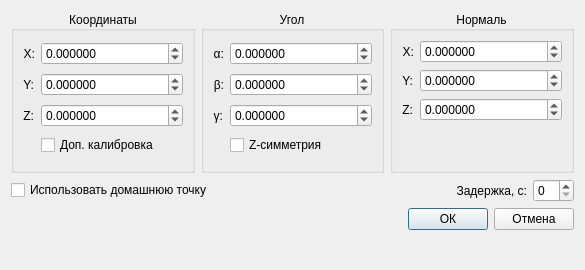
<?xml version="1.0" encoding="UTF-8"?>
<ui version="4.0">
 <class>CMoveBotTaskDialog</class>
 <widget class="QDialog" name="CMoveBotTaskDialog">
  <property name="geometry">
   <rect>
    <x>0</x>
    <y>0</y>
    <width>585</width>
    <height>270</height>
   </rect>
  </property>
  <property name="windowTitle">
   <string>Перемещение</string>
  </property>
  <layout class="QVBoxLayout" name="verticalLayout">
   <item>
    <layout class="QHBoxLayout" name="horizontalLayout">
     <item>
      <widget class="QGroupBox" name="gbPos">
       <property name="title">
        <string>Координаты</string>
       </property>
       <property name="alignment">
        <set>Qt::AlignCenter</set>
       </property>
       <layout class="QGridLayout" name="gridLayout">
        <item row="0" column="0">
         <widget class="QLabel" name="labelX">
          <property name="sizePolicy">
           <sizepolicy hsizetype="Maximum" vsizetype="Preferred">
            <horstretch>0</horstretch>
            <verstretch>0</verstretch>
           </sizepolicy>
          </property>
          <property name="text">
           <string>X:</string>
          </property>
          <property name="alignment">
           <set>Qt::AlignRight|Qt::AlignTrailing|Qt::AlignVCenter</set>
          </property>
         </widget>
        </item>
        <item row="0" column="1">
         <widget class="QDoubleSpinBox" name="dsbGlobalX">
          <property name="decimals">
           <number>6</number>
          </property>
          <property name="minimum">
           <double>-10000.000000000000000</double>
          </property>
          <property name="maximum">
           <double>10000.000000000000000</double>
          </property>
          <property name="singleStep">
           <double>0.100000000000000</double>
          </property>
         </widget>
        </item>
        <item row="1" column="0">
         <widget class="QLabel" name="labelY">
          <property name="sizePolicy">
           <sizepolicy hsizetype="Maximum" vsizetype="Preferred">
            <horstretch>0</horstretch>
            <verstretch>0</verstretch>
           </sizepolicy>
          </property>
          <property name="text">
           <string>Y:</string>
          </property>
          <property name="alignment">
           <set>Qt::AlignRight|Qt::AlignTrailing|Qt::AlignVCenter</set>
          </property>
         </widget>
        </item>
        <item row="1" column="1">
         <widget class="QDoubleSpinBox" name="dsbGlobalY">
          <property name="decimals">
           <number>6</number>
          </property>
          <property name="minimum">
           <double>-10000.000000000000000</double>
          </property>
          <property name="maximum">
           <double>10000.000000000000000</double>
          </property>
          <property name="singleStep">
           <double>0.100000000000000</double>
          </property>
         </widget>
        </item>
        <item row="2" column="0">
         <widget class="QLabel" name="labelZ">
          <property name="sizePolicy">
           <sizepolicy hsizetype="Maximum" vsizetype="Preferred">
            <horstretch>0</horstretch>
            <verstretch>0</verstretch>
           </sizepolicy>
          </property>
          <property name="text">
           <string>Z:</string>
          </property>
          <property name="alignment">
           <set>Qt::AlignRight|Qt::AlignTrailing|Qt::AlignVCenter</set>
          </property>
         </widget>
        </item>
        <item row="2" column="1">
         <widget class="QDoubleSpinBox" name="dsbGlobalZ">
          <property name="decimals">
           <number>6</number>
          </property>
          <property name="minimum">
           <double>-10000.000000000000000</double>
          </property>
          <property name="maximum">
           <double>10000.000000000000000</double>
          </property>
          <property name="singleStep">
           <double>0.100000000000000</double>
          </property>
         </widget>
        </item>
        <item row="3" column="1">
         <widget class="QCheckBox" name="checkCalib">
          <property name="text">
           <string>Доп. калибровка</string>
          </property>
         </widget>
        </item>
       </layout>
      </widget>
     </item>
     <item>
      <widget class="QGroupBox" name="gbAngles">
       <property name="title">
        <string>Угол</string>
       </property>
       <property name="alignment">
        <set>Qt::AlignCenter</set>
       </property>
       <layout class="QGridLayout" name="gridLayout_2">
        <item row="0" column="0">
         <widget class="QLabel" name="labelAlpha">
          <property name="sizePolicy">
           <sizepolicy hsizetype="Maximum" vsizetype="Preferred">
            <horstretch>0</horstretch>
            <verstretch>0</verstretch>
           </sizepolicy>
          </property>
          <property name="text">
           <string>α:</string>
          </property>
          <property name="alignment">
           <set>Qt::AlignRight|Qt::AlignTrailing|Qt::AlignVCenter</set>
          </property>
         </widget>
        </item>
        <item row="1" column="0">
         <widget class="QLabel" name="labelBeta">
          <property name="sizePolicy">
           <sizepolicy hsizetype="Maximum" vsizetype="Preferred">
            <horstretch>0</horstretch>
            <verstretch>0</verstretch>
           </sizepolicy>
          </property>
          <property name="text">
           <string>β:</string>
          </property>
          <property name="alignment">
           <set>Qt::AlignRight|Qt::AlignTrailing|Qt::AlignVCenter</set>
          </property>
         </widget>
        </item>
        <item row="1" column="1">
         <widget class="QDoubleSpinBox" name="dsbBeta">
          <property name="decimals">
           <number>6</number>
          </property>
          <property name="minimum">
           <double>-10000.000000000000000</double>
          </property>
          <property name="maximum">
           <double>10000.000000000000000</double>
          </property>
          <property name="singleStep">
           <double>0.100000000000000</double>
          </property>
         </widget>
        </item>
        <item row="2" column="0">
         <widget class="QLabel" name="labelGamma">
          <property name="sizePolicy">
           <sizepolicy hsizetype="Maximum" vsizetype="Preferred">
            <horstretch>0</horstretch>
            <verstretch>0</verstretch>
           </sizepolicy>
          </property>
          <property name="text">
           <string>γ:</string>
          </property>
          <property name="alignment">
           <set>Qt::AlignRight|Qt::AlignTrailing|Qt::AlignVCenter</set>
          </property>
         </widget>
        </item>
        <item row="2" column="1">
         <widget class="QDoubleSpinBox" name="dsbGamma">
          <property name="decimals">
           <number>6</number>
          </property>
          <property name="minimum">
           <double>-10000.000000000000000</double>
          </property>
          <property name="maximum">
           <double>10000.000000000000000</double>
          </property>
          <property name="singleStep">
           <double>0.100000000000000</double>
          </property>
         </widget>
        </item>
        <item row="0" column="1">
         <widget class="QDoubleSpinBox" name="dsbApha">
          <property name="decimals">
           <number>6</number>
          </property>
          <property name="minimum">
           <double>-10000.000000000000000</double>
          </property>
          <property name="maximum">
           <double>10000.000000000000000</double>
          </property>
          <property name="singleStep">
           <double>0.100000000000000</double>
          </property>
         </widget>
        </item>
        <item row="3" column="1">
         <widget class="QCheckBox" name="checkZSimmetry">
          <property name="text">
           <string>Z-симметрия</string>
          </property>
         </widget>
        </item>
       </layout>
      </widget>
     </item>
     <item>
      <widget class="QGroupBox" name="gbNormal">
       <property name="title">
        <string>Нормаль</string>
       </property>
       <property name="alignment">
        <set>Qt::AlignCenter</set>
       </property>
       <layout class="QGridLayout" name="gridLayout_3">
        <item row="2" column="0">
         <widget class="QLabel" name="labelNormalZ">
          <property name="sizePolicy">
           <sizepolicy hsizetype="Maximum" vsizetype="Preferred">
            <horstretch>0</horstretch>
            <verstretch>0</verstretch>
           </sizepolicy>
          </property>
          <property name="text">
           <string>Z:</string>
          </property>
          <property name="alignment">
           <set>Qt::AlignRight|Qt::AlignTrailing|Qt::AlignVCenter</set>
          </property>
         </widget>
        </item>
        <item row="1" column="1">
         <widget class="QDoubleSpinBox" name="dsbNormalY">
          <property name="decimals">
           <number>6</number>
          </property>
          <property name="minimum">
           <double>-10000.000000000000000</double>
          </property>
          <property name="maximum">
           <double>10000.000000000000000</double>
          </property>
          <property name="singleStep">
           <double>0.100000000000000</double>
          </property>
         </widget>
        </item>
        <item row="0" column="0">
         <widget class="QLabel" name="labelNormalX">
          <property name="sizePolicy">
           <sizepolicy hsizetype="Maximum" vsizetype="Preferred">
            <horstretch>0</horstretch>
            <verstretch>0</verstretch>
           </sizepolicy>
          </property>
          <property name="text">
           <string>X:</string>
          </property>
          <property name="alignment">
           <set>Qt::AlignRight|Qt::AlignTrailing|Qt::AlignVCenter</set>
          </property>
         </widget>
        </item>
        <item row="2" column="1">
         <widget class="QDoubleSpinBox" name="dsbNormalZ">
          <property name="decimals">
           <number>6</number>
          </property>
          <property name="minimum">
           <double>-10000.000000000000000</double>
          </property>
          <property name="maximum">
           <double>10000.000000000000000</double>
          </property>
          <property name="singleStep">
           <double>0.100000000000000</double>
          </property>
         </widget>
        </item>
        <item row="1" column="0">
         <widget class="QLabel" name="labelNormalY">
          <property name="sizePolicy">
           <sizepolicy hsizetype="Maximum" vsizetype="Preferred">
            <horstretch>0</horstretch>
            <verstretch>0</verstretch>
           </sizepolicy>
          </property>
          <property name="text">
           <string>Y:</string>
          </property>
          <property name="alignment">
           <set>Qt::AlignRight|Qt::AlignTrailing|Qt::AlignVCenter</set>
          </property>
         </widget>
        </item>
        <item row="0" column="1">
         <widget class="QDoubleSpinBox" name="dsbNormalX">
          <property name="decimals">
           <number>6</number>
          </property>
          <property name="minimum">
           <double>-10000.000000000000000</double>
          </property>
          <property name="maximum">
           <double>10000.000000000000000</double>
          </property>
          <property name="singleStep">
           <double>0.100000000000000</double>
          </property>
         </widget>
        </item>
        <item row="3" column="1">
         <spacer name="verticalSpacer_3">
          <property name="orientation">
           <enum>Qt::Vertical</enum>
          </property>
          <property name="sizeHint" stdset="0">
           <size>
            <width>20</width>
            <height>40</height>
           </size>
          </property>
         </spacer>
        </item>
       </layout>
      </widget>
     </item>
    </layout>
   </item>
   <item>
    <layout class="QHBoxLayout" name="horizontalLayout_6">
     <item>
      <widget class="QCheckBox" name="checkHomePnt">
       <property name="text">
        <string>Использовать домашнюю точку</string>
       </property>
      </widget>
     </item>
     <item>
      <spacer name="horizontalSpacer_2">
       <property name="orientation">
        <enum>Qt::Horizontal</enum>
       </property>
       <property name="sizeHint" stdset="0">
        <size>
         <width>40</width>
         <height>20</height>
        </size>
       </property>
      </spacer>
     </item>
     <item>
      <widget class="QLabel" name="labelDelay">
       <property name="sizePolicy">
        <sizepolicy hsizetype="Maximum" vsizetype="Preferred">
         <horstretch>0</horstretch>
         <verstretch>0</verstretch>
        </sizepolicy>
       </property>
       <property name="text">
        <string>Задержка, с:</string>
       </property>
       <property name="alignment">
        <set>Qt::AlignRight|Qt::AlignTrailing|Qt::AlignVCenter</set>
       </property>
      </widget>
     </item>
     <item>
      <widget class="QDoubleSpinBox" name="dsbDelay">
       <property name="decimals">
        <number>0</number>
       </property>
       <property name="minimum">
        <double>0.000000000000000</double>
       </property>
       <property name="maximum">
        <double>60.000000000000000</double>
       </property>
       <property name="singleStep">
        <double>1.000000000000000</double>
       </property>
      </widget>
     </item>
    </layout>
   </item>
   <item>
    <layout class="QHBoxLayout" name="horizontalLayout_3">
     <item>
      <spacer name="horizontalSpacer">
       <property name="orientation">
        <enum>Qt::Horizontal</enum>
       </property>
       <property name="sizeHint" stdset="0">
        <size>
         <width>40</width>
         <height>20</height>
        </size>
       </property>
      </spacer>
     </item>
     <item>
      <widget class="QPushButton" name="pbOk">
       <property name="text">
        <string>ОК</string>
       </property>
      </widget>
     </item>
     <item>
      <widget class="QPushButton" name="pbCancel">
       <property name="text">
        <string>Отмена</string>
       </property>
      </widget>
     </item>
    </layout>
   </item>
   <item>
    <spacer name="verticalSpacer">
     <property name="orientation">
      <enum>Qt::Vertical</enum>
     </property>
     <property name="sizeHint" stdset="0">
      <size>
       <width>20</width>
       <height>1</height>
      </size>
     </property>
    </spacer>
   </item>
  </layout>
 </widget>
 <resources/>
 <connections/>
</ui>
